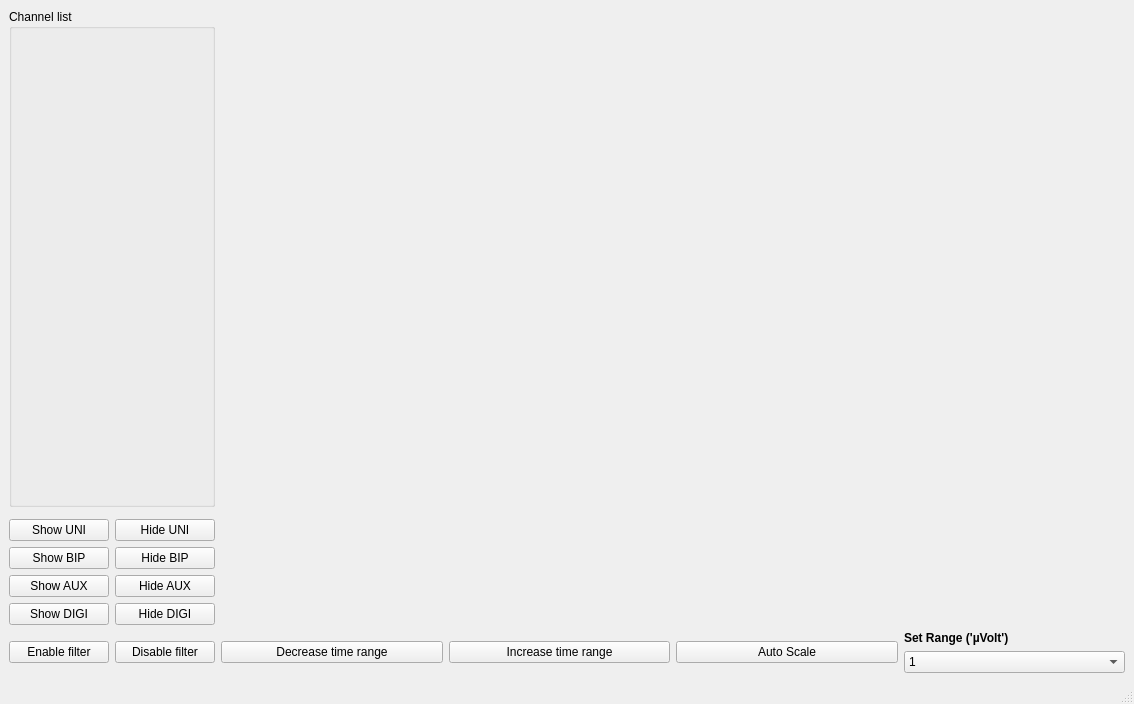
<?xml version="1.0" encoding="UTF-8"?>
<ui version="4.0">
 <class>MainWindow</class>
 <widget class="QMainWindow" name="MainWindow">
  <property name="geometry">
   <rect>
    <x>0</x>
    <y>0</y>
    <width>1134</width>
    <height>704</height>
   </rect>
  </property>
  <property name="windowTitle">
   <string>MainWindow</string>
  </property>
  <widget class="QWidget" name="centralwidget">
   <layout class="QGridLayout" name="gridLayout">
    <item row="3" column="2">
     <widget class="QPushButton" name="increase_time_button">
      <property name="text">
       <string>Increase time range</string>
      </property>
     </widget>
    </item>
    <item row="2" column="0">
     <layout class="QGridLayout" name="gridLayout_2">
      <item row="0" column="1">
       <widget class="QPushButton" name="hide_UNI_button">
        <property name="maximumSize">
         <size>
          <width>100</width>
          <height>16777215</height>
         </size>
        </property>
        <property name="layoutDirection">
         <enum>Qt::RightToLeft</enum>
        </property>
        <property name="text">
         <string>Hide UNI</string>
        </property>
       </widget>
      </item>
      <item row="1" column="0">
       <widget class="QPushButton" name="show_BIP_button">
        <property name="text">
         <string>Show BIP</string>
        </property>
       </widget>
      </item>
      <item row="0" column="0">
       <widget class="QPushButton" name="show_UNI_button">
        <property name="maximumSize">
         <size>
          <width>100</width>
          <height>16777215</height>
         </size>
        </property>
        <property name="text">
         <string>Show UNI</string>
        </property>
       </widget>
      </item>
      <item row="1" column="1">
       <widget class="QPushButton" name="hide_BIP_button">
        <property name="layoutDirection">
         <enum>Qt::RightToLeft</enum>
        </property>
        <property name="text">
         <string>Hide BIP</string>
        </property>
       </widget>
      </item>
      <item row="2" column="0">
       <widget class="QPushButton" name="show_AUX_button">
        <property name="text">
         <string>Show AUX</string>
        </property>
       </widget>
      </item>
      <item row="3" column="0">
       <widget class="QPushButton" name="show_DIGI_button">
        <property name="text">
         <string>Show DIGI</string>
        </property>
       </widget>
      </item>
      <item row="2" column="1">
       <widget class="QPushButton" name="hide_AUX_button">
        <property name="layoutDirection">
         <enum>Qt::RightToLeft</enum>
        </property>
        <property name="text">
         <string>Hide AUX</string>
        </property>
       </widget>
      </item>
      <item row="3" column="1">
       <widget class="QPushButton" name="hide_DIGI_button">
        <property name="layoutDirection">
         <enum>Qt::RightToLeft</enum>
        </property>
        <property name="text">
         <string>Hide DIGI</string>
        </property>
       </widget>
      </item>
     </layout>
    </item>
    <item row="3" column="1">
     <widget class="QPushButton" name="decrease_time_button">
      <property name="text">
       <string>Decrease time range</string>
      </property>
     </widget>
    </item>
    <item row="0" column="0">
     <widget class="QGroupBox" name="channel_list_groupbox">
      <property name="sizePolicy">
       <sizepolicy hsizetype="Preferred" vsizetype="Expanding">
        <horstretch>0</horstretch>
        <verstretch>0</verstretch>
       </sizepolicy>
      </property>
      <property name="minimumSize">
       <size>
        <width>100</width>
        <height>0</height>
       </size>
      </property>
      <property name="maximumSize">
       <size>
        <width>400</width>
        <height>16777215</height>
       </size>
      </property>
      <property name="font">
       <font>
        <weight>50</weight>
        <bold>false</bold>
       </font>
      </property>
      <property name="title">
       <string>Channel list</string>
      </property>
     </widget>
    </item>
    <item row="3" column="3">
     <widget class="QPushButton" name="autoscale_button">
      <property name="text">
       <string>Auto Scale</string>
      </property>
     </widget>
    </item>
    <item row="0" column="1" rowspan="3" colspan="4">
     <widget class="GraphicsLayoutWidget" name="RealTimePlotWidget" native="true"/>
    </item>
    <item row="3" column="4">
     <layout class="QVBoxLayout" name="verticalLayout">
      <item>
       <widget class="QLabel" name="set_range_label">
        <property name="font">
         <font>
          <weight>75</weight>
          <bold>true</bold>
         </font>
        </property>
        <property name="text">
         <string>&lt;html&gt;&lt;head/&gt;&lt;body&gt;&lt;p&gt;Set Range ('µVolt')&lt;/p&gt;&lt;/body&gt;&lt;/html&gt;</string>
        </property>
       </widget>
      </item>
      <item>
       <widget class="QComboBox" name="set_range_box">
        <item>
         <property name="text">
          <string>1</string>
         </property>
        </item>
        <item>
         <property name="text">
          <string>20</string>
         </property>
        </item>
        <item>
         <property name="text">
          <string>50</string>
         </property>
        </item>
        <item>
         <property name="text">
          <string>100</string>
         </property>
        </item>
        <item>
         <property name="text">
          <string>250</string>
         </property>
        </item>
        <item>
         <property name="text">
          <string>1000</string>
         </property>
        </item>
        <item>
         <property name="text">
          <string>10000</string>
         </property>
        </item>
       </widget>
      </item>
     </layout>
    </item>
    <item row="3" column="0">
     <layout class="QHBoxLayout" name="horizontalLayout">
      <item>
       <widget class="QPushButton" name="enable_filter_button">
        <property name="text">
         <string>Enable filter</string>
        </property>
       </widget>
      </item>
      <item>
       <widget class="QPushButton" name="disable_filter_button">
        <property name="text">
         <string>Disable filter</string>
        </property>
       </widget>
      </item>
     </layout>
    </item>
   </layout>
  </widget>
  <widget class="QMenuBar" name="menubar">
   <property name="geometry">
    <rect>
     <x>0</x>
     <y>0</y>
     <width>1134</width>
     <height>21</height>
    </rect>
   </property>
  </widget>
  <widget class="QStatusBar" name="statusbar"/>
 </widget>
 <customwidgets>
  <customwidget>
   <class>GraphicsLayoutWidget</class>
   <extends>QWidget</extends>
   <header>pyqtgraph</header>
   <container>1</container>
  </customwidget>
 </customwidgets>
 <resources/>
 <connections/>
</ui>
